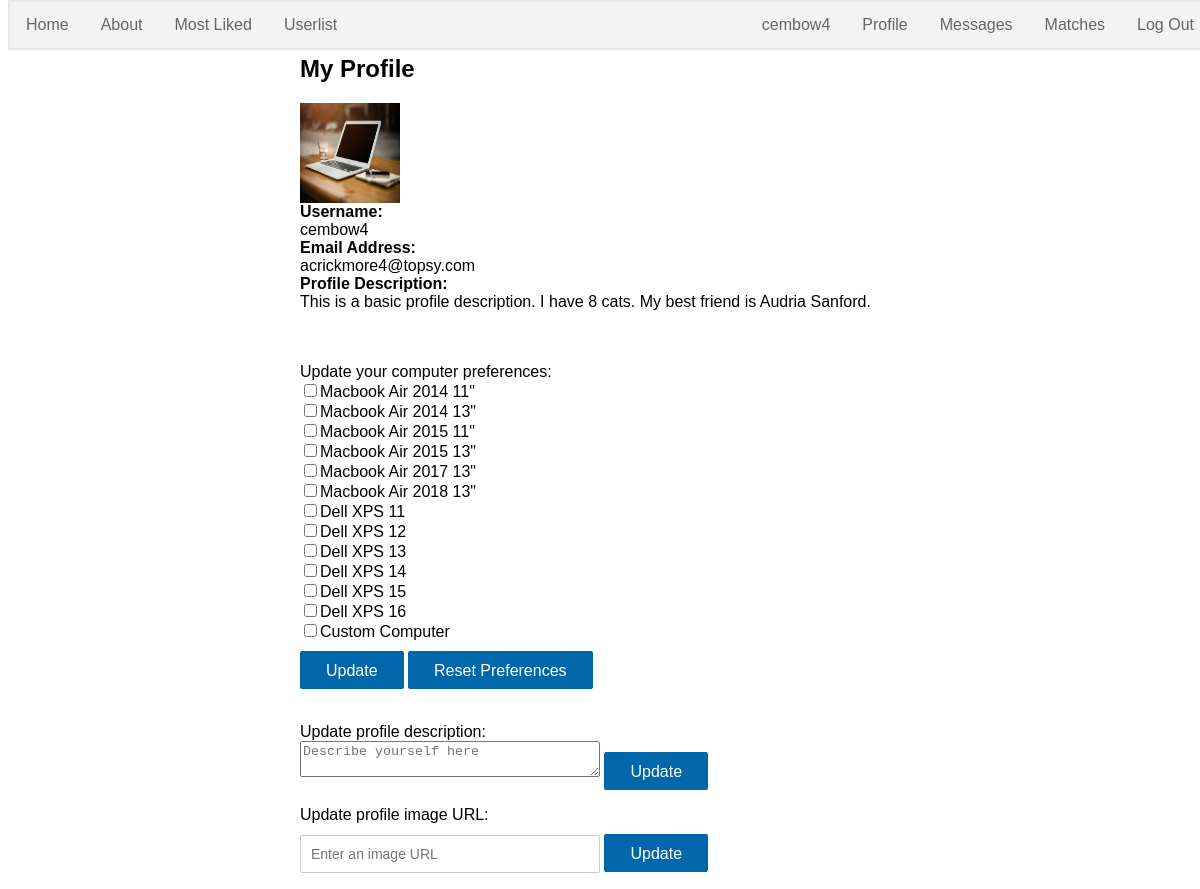
The page /profile.php (signed in) on the database its author committed.
### tables this page shows
CREATE TABLE user (
id INT NOT NULL AUTO_INCREMENT,
username VARCHAR(30) NOT NULL,
email VARCHAR(30) NOT NULL,
password VARCHAR(255) NOT NULL,
profile VARCHAR(200) NOT NULL,
photo_url VARCHAR(100) NOT NULL,
PRIMARY KEY (id) );

### profile.php (the view, shortened to what this page needs)
<?php
require('db.php');
include("mainnav.php");
?>
<!DOCTYPE html>
<html>
<head>
<link rel="stylesheet" href="css/style.css" />
</head>
<body>
<?php
$username = $_SESSION['username'];
$sqlget = "SELECT * FROM user WHERE username='$username'";
$resultget=mysqli_query($con,$sqlget);
$row=mysqli_fetch_array($resultget,MYSQLI_BOTH);
$userprofile = $row['profile'];
$userurl = $row['photo_url'];
$email = $row['email'];
?>
<div class="form">
    <h2>My Profile</h2>
    <p>
        <img src="<?php echo $userurl ?>" alt="User profile image" style="width:100px;height:100px;"><br >
        <b>Username:</b><br ><?php echo $username; ?><br >
        <b>Email Address:</b><br ><?php echo $email; ?><br >
        <b>Profile Description:</b><br ><?php echo $userprofile; ?><br><br><br>
    </p>
</div>
<div class="form">
<form action="" method="post">
    Update your computer preferences:<br >
    <input type="checkbox" name="chkl[ ]" value="1">Macbook Air 2014 11"<br />
    <input type="checkbox" name="chkl[ ]" value="2">Macbook Air 2014 13"<br />
    <input type="checkbox" name="chkl[ ]" value="3">Macbook Air 2015 11"<br />
    <input type="checkbox" name="chkl[ ]" value="4">Macbook Air 2015 13"<br />
    <input type="checkbox" name="chkl[ ]" value="5">Macbook Air 2017 13"<br />
    <input type="checkbox" name="chkl[ ]" value="6">Macbook Air 2018 13"<br />
    <input type="checkbox" name="chkl[ ]" value="7">Dell XPS 11<br />
    <input type="checkbox" name="chkl[ ]" value="8">Dell XPS 12<br />
    <input type="checkbox" name="chkl[ ]" value="9">Dell XPS 13<br />
    <input type="checkbox" name="chkl[ ]" value="10">Dell XPS 14<br />
    <input type="checkbox" name="chkl[ ]" value="11">Dell XPS 15<br />
    <input type="checkbox" name="chkl[ ]" value="12">Dell XPS 16<br />
    <input type="checkbox" name="chkl[ ]" value="13">Custom Computer<br />
    <input type="submit" name="update" value="Update">
    <input type="submit" name="reset" value="Reset Preferences">
    <br ><br >
</form>
<form action="profile.php" method="post">
    Update profile description:<br><textarea style="width:300px" type="text" name="profiletext" placeholder="Describe yourself here" required /></textarea>
    <input type="submit" name="profile" value="Update">
</form>
<form action="profile.php" method="post">
    Update profile image URL:<br><input type="text" name="profileurl" placeholder="Enter an image URL" required />
    <input type="submit" name="profileimg" value="Update">
</form>
</div>
</body>
</html>

### css/style.css (style rules this page uses)
body { font-family:Arial, Sans-Serif; }
.form { width: 600px; margin: 0 auto; }
input[type='text'], input[type='email'], input[type='password'] { width: 300px; border-radius: 2px; border: 1px solid #CCC; padding: 10px; color: #333; font-size: 14px; margin-top: 10px; }
input[type='submit'] { padding: 10px 25px 8px; color: #fff; background-color: #0067ab; font-size: 16px; border: 1px solid #0164a5; border-radius: 2px; margin-top: 10px; cursor:pointer; }
body { margin-top: 55px; }

### rows shown on the page
user: photo_url (placeholder picture), email "acrickmore4@topsy.com", profile "This is a basic profile description. I have 8 cats. My best friend is Audria Sanford."

### other values the page prints
$_SESSION['username'] "cembow4"
$username "cembow4"
